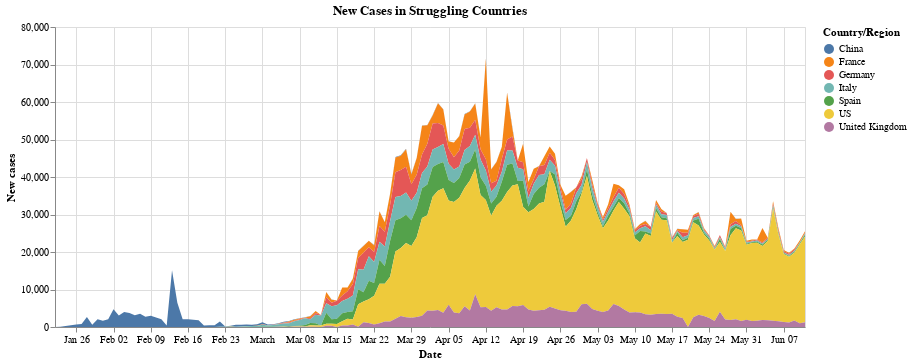

Notebook code cell kept with this figure:
### Markdown cell above
As you see from this example, we can create a full fledged data visualization showing the daily new cases of a subset of struggling countries simply by linking our *Date*, *New cases*, and *Country/Region* to the *x*, *y*, and *color* channels.

### Code cell
alt.Chart(selected_countries).mark_area().encode(
    x="Date",
    y="New cases:Q",
    color = 'Country/Region:N'
).properties(title='New Cases in Struggling Countries', height=300, width=750)

### Figure 1 — Vega-Lite specification as saved in the notebook (floating-point values rounded to 4 significant figures; data arrays with more than 128 entries replaced by an {"elided": "..."} marker saying what was removed)
{"config": {"view": {"continuousWidth": 400, "continuousHeight": 300}}, "data": {"name": "data-c591d45f0c8aeee529385efe411e0f29"}, "mark": "area", "encoding": {"color": {"type": "nominal", "field": "Country/Region"}, "x": {"type": "temporal", "field": "Date"}, "y": {"type": "quantitative", "field": "New cases"}}, "height": 300, "title": "New Cases in Struggling Countries", "width": 750, "$schema": "https://vega.github.io/schema/vega-lite/v4.8.1.json", "datasets": {"data-c591d45f0c8aeee529385efe411e0f29": {"elided": "994 records"}}}
